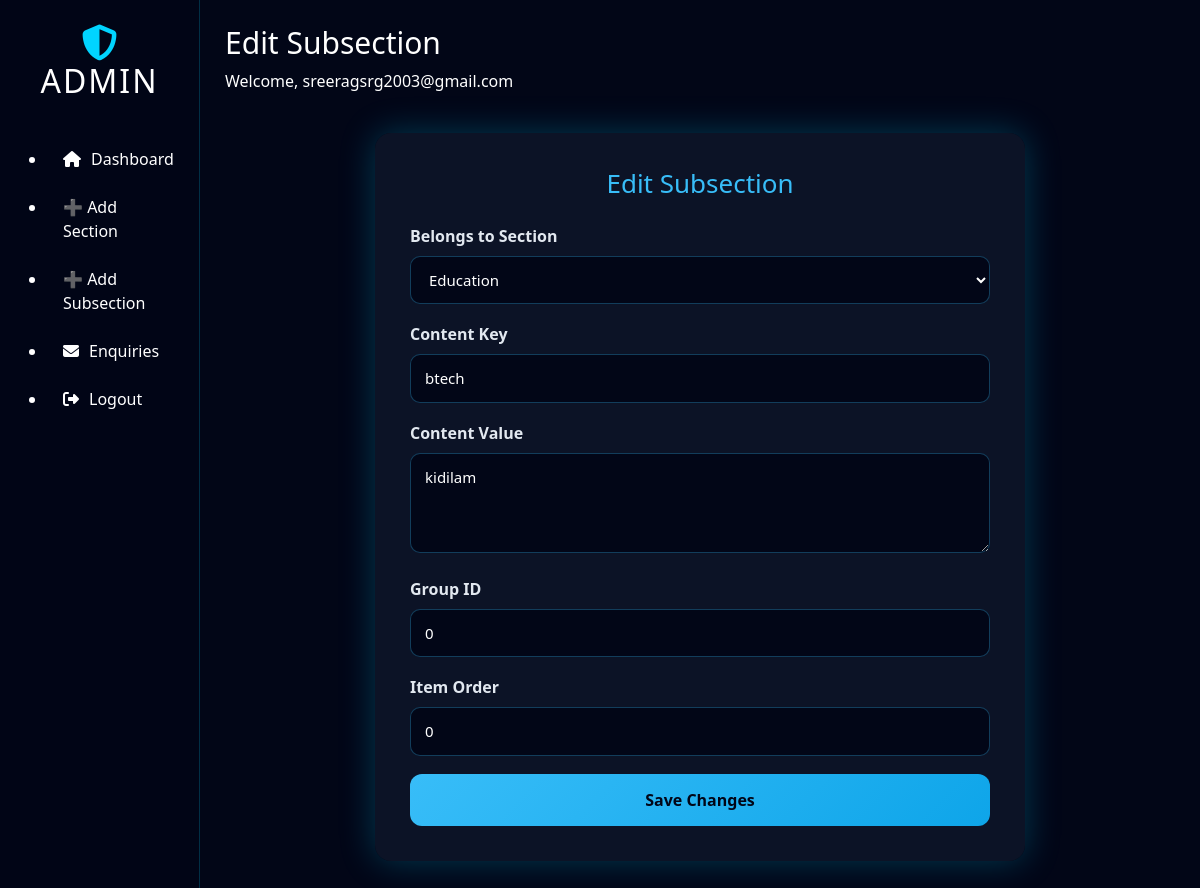
Before: /admin/subsection/edit/1 (signed in) with the older database file.
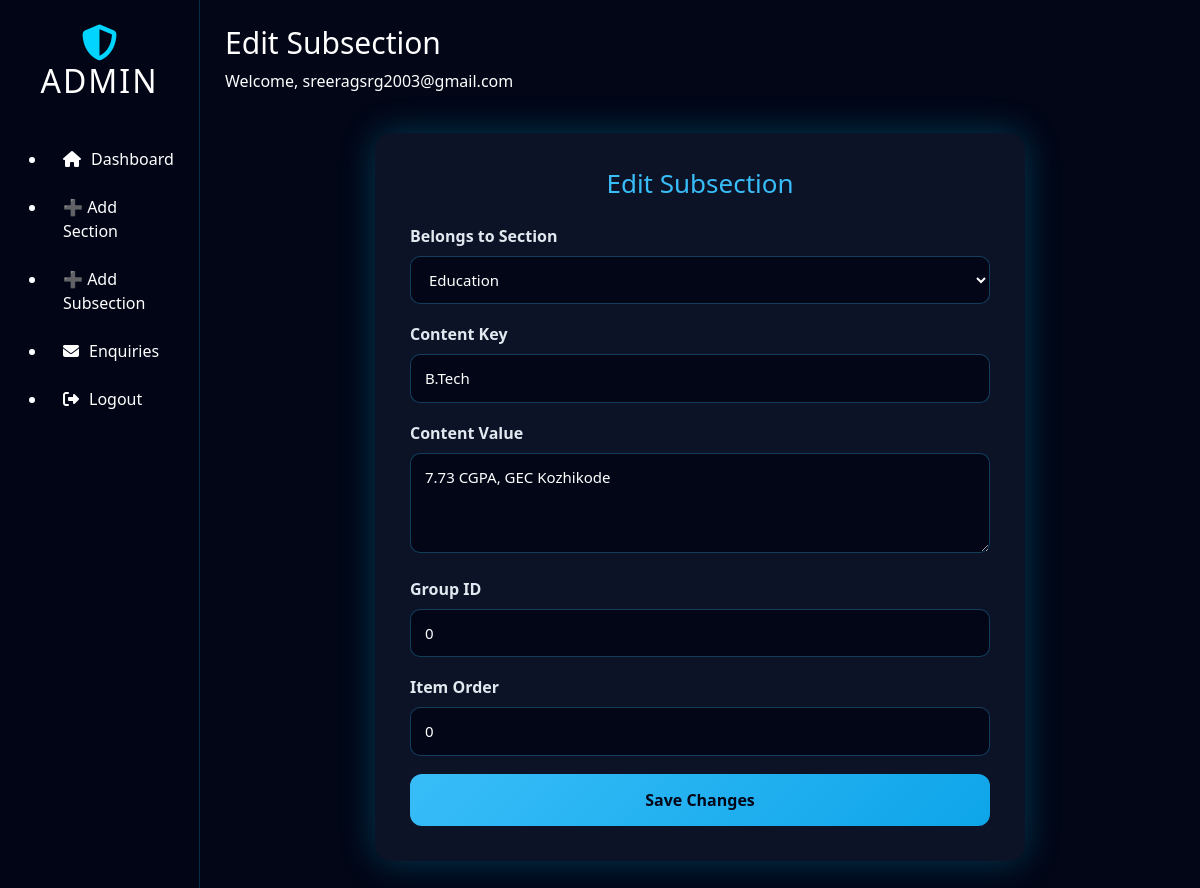
After: the same page with the newer database file.
### models.py (models this page shows)
class SectionBody(db.Model):
    __tablename__ = "section_body"
    id = db.Column(db.Integer, primary_key=True)
    section_id = db.Column(db.Integer, db.ForeignKey("section_head.id"), nullable=False)
    content_key = db.Column(db.String(100), nullable=False)
    content_value = db.Column(db.Text, nullable=False)
    group_id = db.Column(db.Integer, default=0)
    item_order = db.Column(db.Integer, default=0)

class SectionHead(db.Model):
    __tablename__ = "section_head"
    id = db.Column(db.Integer, primary_key=True)
    section_name = db.Column(db.String(100), unique=True, nullable=False)
    section_title = db.Column(db.String(200), nullable=False)
    section_description = db.Column(db.Text)
    display_order = db.Column(db.Integer, default=0)
    items = db.relationship("SectionBody", backref="section", cascade="all, delete",
                            order_by="SectionBody.item_order")

### admin/routes.py (the view, shortened to what this page needs)
@admin_bp.route("/subsection/edit/<int:id>", methods=["GET", "POST"])
@login_required
def edit_subsection(id):
    item = SectionBody.query.get_or_404(id)  # ✅ FIXED
    sections = SectionHead.query.order_by(SectionHead.display_order).all()
    return render_template(
        "edit_subsection.html",
        item=item,
        sections=sections
    )

### admin/routes.py (called while the page is built)
def login_required(f):
    from functools import wraps
    @wraps(f)
    def wrapper(*args, **kwargs):
        if "admin_id" not in session:
            return redirect(url_for("admin.login"))
        return f(*args, **kwargs)
    return wrapper

### templates/edit_subsection.html
{% extends "admin_layout.html" %}
{% set page_title = "Edit Subsection" %}
{% block content %}
<div class="admin-form-wrapper">
    <h2>Edit Subsection</h2>
    <form method="POST">
        <div class="form-group">
            <label>Belongs to Section</label>
            <select name="section_id" required>
                {% for sec in sections %}
                <option value="{{ sec.id }}" {% if sec.id == item.section_id %}selected{% endif %}>
                    {{ sec.section_title }}
                </option>
                {% endfor %}
            </select>
        </div>
        <div class="form-group">
            <label>Content Key</label>
            <input type="text" name="content_key" value="{{ item.content_key }}" required>
        </div>
        <div class="form-group">
            <label>Content Value</label>
            <textarea name="content_value">{{ item.content_value }}</textarea>
        </div>
        <div class="form-group">
            <label>Group ID</label>
            <input type="number" name="group_id" value="{{ item.group_id }}">
        </div>
        <div class="form-group">
            <label>Item Order</label>
            <input type="number" name="item_order" value="{{ item.item_order }}">
        </div>
        <button type="submit" class="submit-btn">Save Changes</button>
    </form>
</div>
{% endblock %}

Changed rows visible on the page:
changed SectionBody "Education": content_key "btech" → "B.Tech"; content_value "kidilam" → "7.73 CGPA, GEC Kozhikode"
